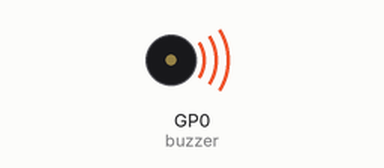
Simulated run of this program. Board: Raspberry Pi Pico running MicroPython. Shown: buzzer (waves = sounding, pin HIGH).

Above: at 0.15 s.
At 6.1 s:
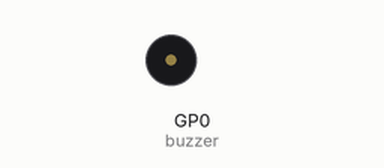
Timing chart, 0 to 7.8 s (numbered marks = the images above):
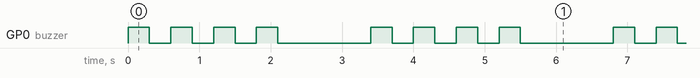

The program:

Buzzer_Test.py
```python
import machine
import utime

# Initialisierung des Buzzer-Pins (GP0)
buzzer = machine.Pin(0, machine.Pin.OUT)

while True:
    # Schleife, um den Buzzer viermal piepen zu lassen
    for i in range(4):
        buzzer.value(1)  # Buzzer einschalten
        utime.sleep(0.3)  # 0,3 Sekunden warten
        buzzer.value(0)  # Buzzer ausschalten
        utime.sleep(0.3)  # 0,3 Sekunden warten
    utime.sleep(1)  # Längere Pause vor dem nächsten Zyklus
```

Measured:
- by itself, GP0 (buzzer): repeats every 3.4 s: 3 × (LOW 0.30 s, HIGH 0.30 s), LOW 1.3 s, HIGH 0.30 s
- by itself, everything shown: repeats every 3.4 s, in 8 steps
